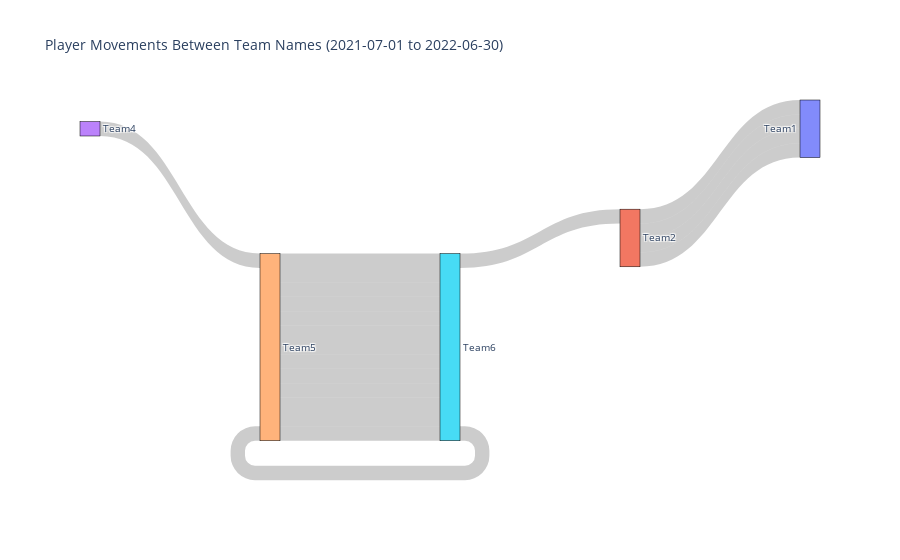
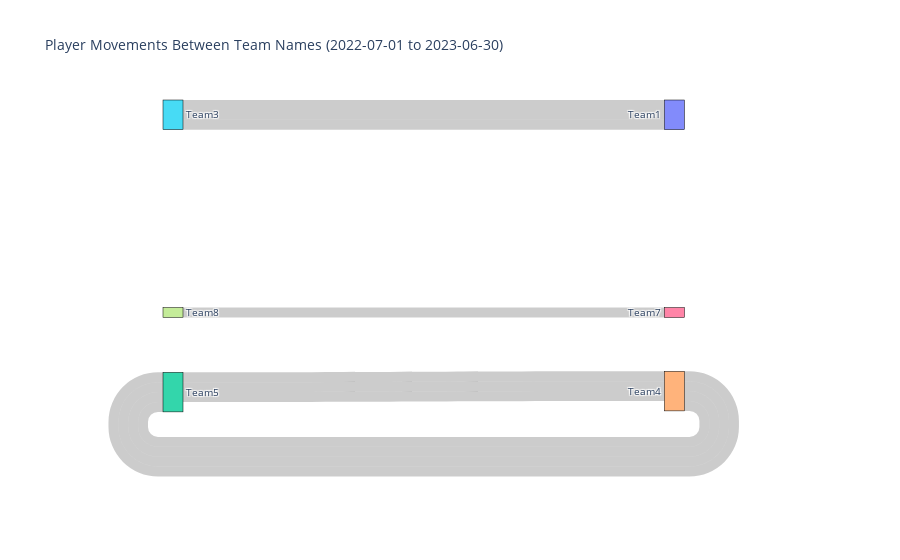
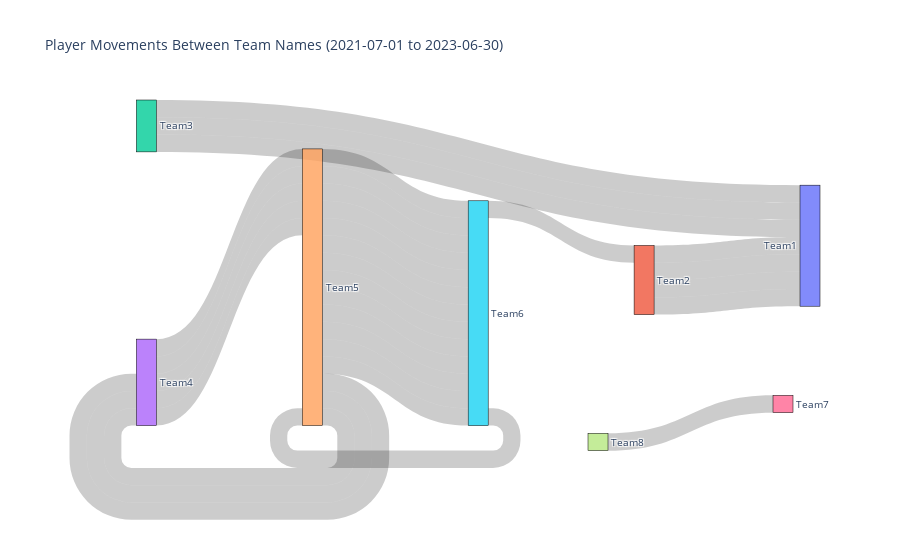

Notebook source saved alongside these figures, in order:
### Code cell
# Create Sankey diagrams for each date range using 'Team Name'
for title, date_range in date_ranges.items():
    fig = create_sankey(df, date_range, 'Team Name', node_positions)
    fig.show()

### Figure 1 — Plotly figure (JSON) as saved in the notebook; plotly's stock layout.template omitted (floating-point values rounded to 4 significant figures)
{"data": [{"link": {"source": [4, 4, 4, 4, 4, 4, 4, 4, 4, 4, 4, 4, 4, 5, 3, 1, 1, 1, 1, 5], "target": [5, 5, 5, 5, 5, 5, 5, 5, 5, 5, 5, 5, 5, 1, 4, 0, 0, 0, 0, 4], "value": [1, 1, 1, 1, 1, 1, 1, 1, 1, 1, 1, 1, 1, 1, 1, 1, 1, 1, 1, 1]}, "node": {"label": ["Team1", "Team2", "Team3", "Team4", "Team5", "Team6", "Team7", "Team8"], "line": {"color": "black", "width": 0.5}, "pad": 30, "thickness": 20, "x": [null, null, 0, null, null, null, 0.95, 0.7], "y": [null, null, 0, null, null, null, 0.8, 0.9]}, "type": "sankey"}], "layout": {"font": {"size": 10}, "title": {"text": "Player Movements Between Team Names (2021-07-01 to 2022-06-30)"}}}

### Figure 2 — Plotly figure (JSON) as saved in the notebook; plotly's stock layout.template omitted (floating-point values rounded to 4 significant figures)
{"data": [{"link": {"source": [4, 7, 4, 2, 4, 2, 4, 2, 5, 5, 5], "target": [2, 6, 2, 4, 2, 4, 2, 4, 0, 0, 0], "value": [1, 1, 1, 1, 1, 1, 1, 1, 1, 1, 1]}, "node": {"label": ["Team1", "Team2", "Team5", "Team6", "Team4", "Team3", "Team7", "Team8"], "line": {"color": "black", "width": 0.5}, "pad": 30, "thickness": 20, "x": [null, null, null, null, null, 0, 0.95, 0.7], "y": [null, null, null, null, null, 0, 0.8, 0.9]}, "type": "sankey"}], "layout": {"font": {"size": 10}, "title": {"text": "Player Movements Between Team Names (2022-07-01 to 2023-06-30)"}}}

### Figure 3 — Plotly figure (JSON) as saved in the notebook; plotly's stock layout.template omitted (floating-point values rounded to 4 significant figures)
{"data": [{"link": {"source": [4, 4, 4, 4, 4, 4, 4, 4, 4, 4, 4, 4, 4, 5, 3, 1, 1, 1, 1, 5, 3, 7, 3, 4, 3, 4, 3, 4, 2, 2, 2], "target": [5, 5, 5, 5, 5, 5, 5, 5, 5, 5, 5, 5, 5, 1, 4, 0, 0, 0, 0, 4, 4, 6, 4, 3, 4, 3, 4, 3, 0, 0, 0], "value": [1, 1, 1, 1, 1, 1, 1, 1, 1, 1, 1, 1, 1, 1, 1, 1, 1, 1, 1, 1, 1, 1, 1, 1, 1, 1, 1, 1, 1, 1, 1]}, "node": {"label": ["Team1", "Team2", "Team3", "Team4", "Team5", "Team6", "Team7", "Team8"], "line": {"color": "black", "width": 0.5}, "pad": 30, "thickness": 20, "x": [null, null, 0, null, null, null, 0.95, 0.7], "y": [null, null, 0, null, null, null, 0.8, 0.9]}, "type": "sankey"}], "layout": {"font": {"size": 10}, "title": {"text": "Player Movements Between Team Names (2021-07-01 to 2023-06-30)"}}}
